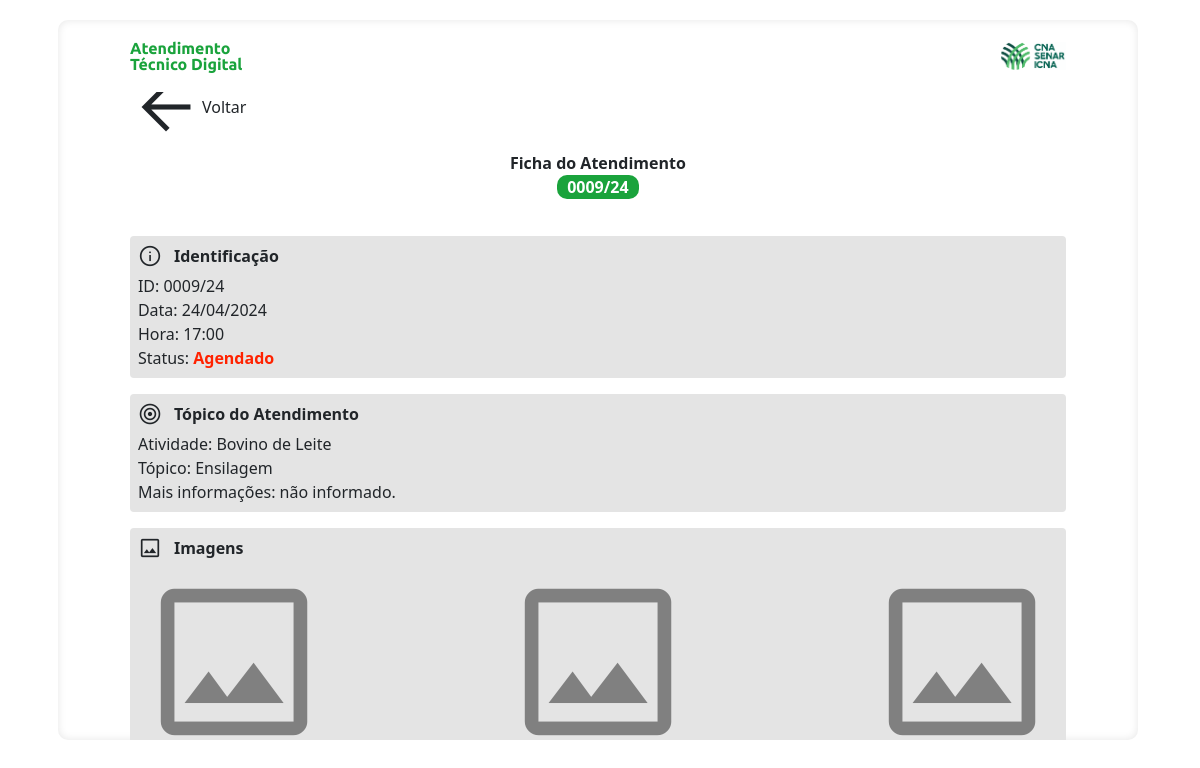
Page /produtor/ficha-atendimento/9/ on the earlier database version.
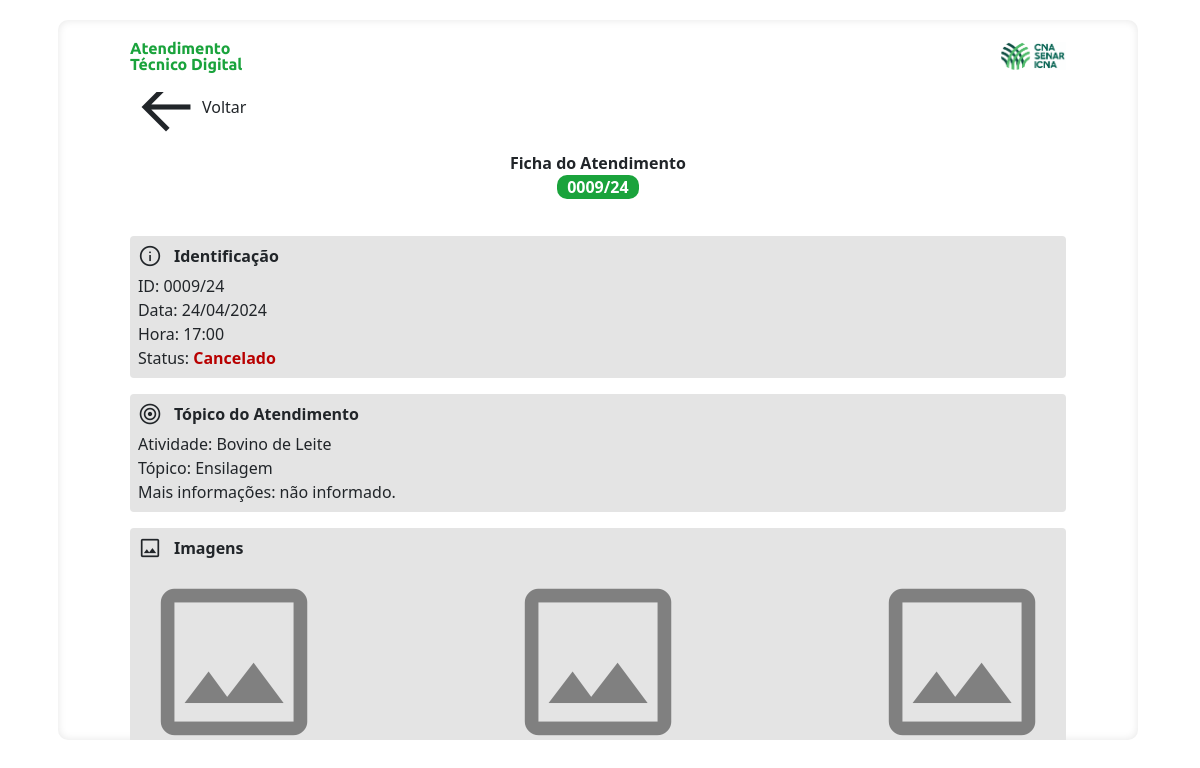
Same page on the later database version.
### apps/modulo_produtor/views.py (the view)
# urls.py: path('produtor/ficha-atendimento/<int:id>/', produtor_ficha_atendimento, name='produtor_ficha_atendimento'),
def produtor_ficha_atendimento(request, id):
    atendimento = Atendimento.objects.get(id=id)
    conteudo = {
        'atendimento': atendimento,
    }
    return render(request, 'modulo_produtor/ficha_atendimento.html', conteudo)

### apps/modulo_admin/models.py (called while the page is built)
    def atendimento_id(self):
        year_suffix = self.data.strftime('%y')
        id_str = str(self.id).zfill(4)
        return f"{id_str}/{year_suffix}"

### templates/modulo_produtor/ficha_atendimento.html (shortened to what this page needs)
{% extends '_partials/base_main_produtor.html' %}
{% load static %}
{% block extra_head %}
    <link rel="stylesheet" href="{% static 'styles\modulo_produtor\ficha_atendimento.css' %}">
{% endblock %}
{% block content %}
    <div class="container__page">
        <div class="titulo_pagina">
            <div class="titulo_pagina__item" id="btnSair">
                <i class="material-symbols-outlined">arrow_back</i>
                Voltar
            </div>
            <div class="titulo_pagina__item">
                <span><b>Ficha do Atendimento</b><br></span>
                <span class="titulo_pagina_id">{{ atendimento.atendimento_id }}</span>
            </div>
        </div>
        <div class="card">
            <div class="card__titulo">
                <i class="material-symbols-outlined card__imagem">info</i>Identificação
            </div>
            <div class="card__conteudo" id="cardAtendimento" data-id="{{ atendimento.id }}">
                <span>ID: {{ atendimento.atendimento_id }}</span>
                <span>Data: {{ atendimento.data|date:'d/m/Y' }}</span>
                <span>Hora: {{ atendimento.hora }}</span>
                <span>Status:
                    {% if atendimento.status == 'agendado' %}
                        <span class='status atendimento_agendado'>Agendado</span>
                    {% endif %}
                    {% if atendimento.status == 'cancelado' %}
                        <span class='status atendimento_cancelado'>Cancelado</span>
                    {% endif %}
                </span>
            </div>
        </div>
        <div class="card">
            <div class="card__titulo">
                <i class="material-symbols-outlined card__imagem">target</i>Tópico do Atendimento
            </div>
            <div class="card__conteudo">
                <span>Atividade: {{ atendimento.get_atividade_produtiva_display }}</span>
                <span>Tópico: {{ atendimento.topico }}</span>
                <span>Mais informações:
                    {% if atendimento.mais_informacoes %}
                        <br>{{ atendimento.mais_informacoes }}
                    {% else %}
                        não informado.
                    {% endif %}
                </span>
            </div>
        </div>
        <div class="card">
            <div class="card__titulo">
                <i class="material-symbols-outlined card__imagem">image</i>Imagens
            </div>
            <div class="card__conteudo">
                <div class="imagens_enviadas">
                    <span>
                        {% if atendimento.imagem01 %}
                            <img src="#" alt="Imagem 01">
                        {% else %}
                            <div class="imagens_enviadas__imagem">
                                <i class="material-symbols-outlined">image</i>
                            </div>
                        {% endif %}
                    </span>
                    <span>
                        {% if atendimento.imagem02 %}
                            <img src="#" alt="Imagem 02">
                        {% else %}
                            <div class="imagens_enviadas__imagem">
                                <i class="material-symbols-outlined">image</i>
                            </div>
                        {% endif %}
                    </span>
                    <span>
                        {% if atendimento.imagem03 %}
                            <img src="#" alt="Imagem 03">
                        {% else %}
                            <div class="imagens_enviadas__imagem">
                                <i class="material-symbols-outlined">image</i>
                            </div>
                        {% endif %}
                    </span>
                </div>
            </div>
        </div>
    </div>
{% endblock %}

Differences in the rows shown:
changed Atendimento "Bovino de Leite": status "agendado" → "cancelado" (drawn)
Other differences:
text no longer shown: "Agendado"
text now shown: "Cancelado"
